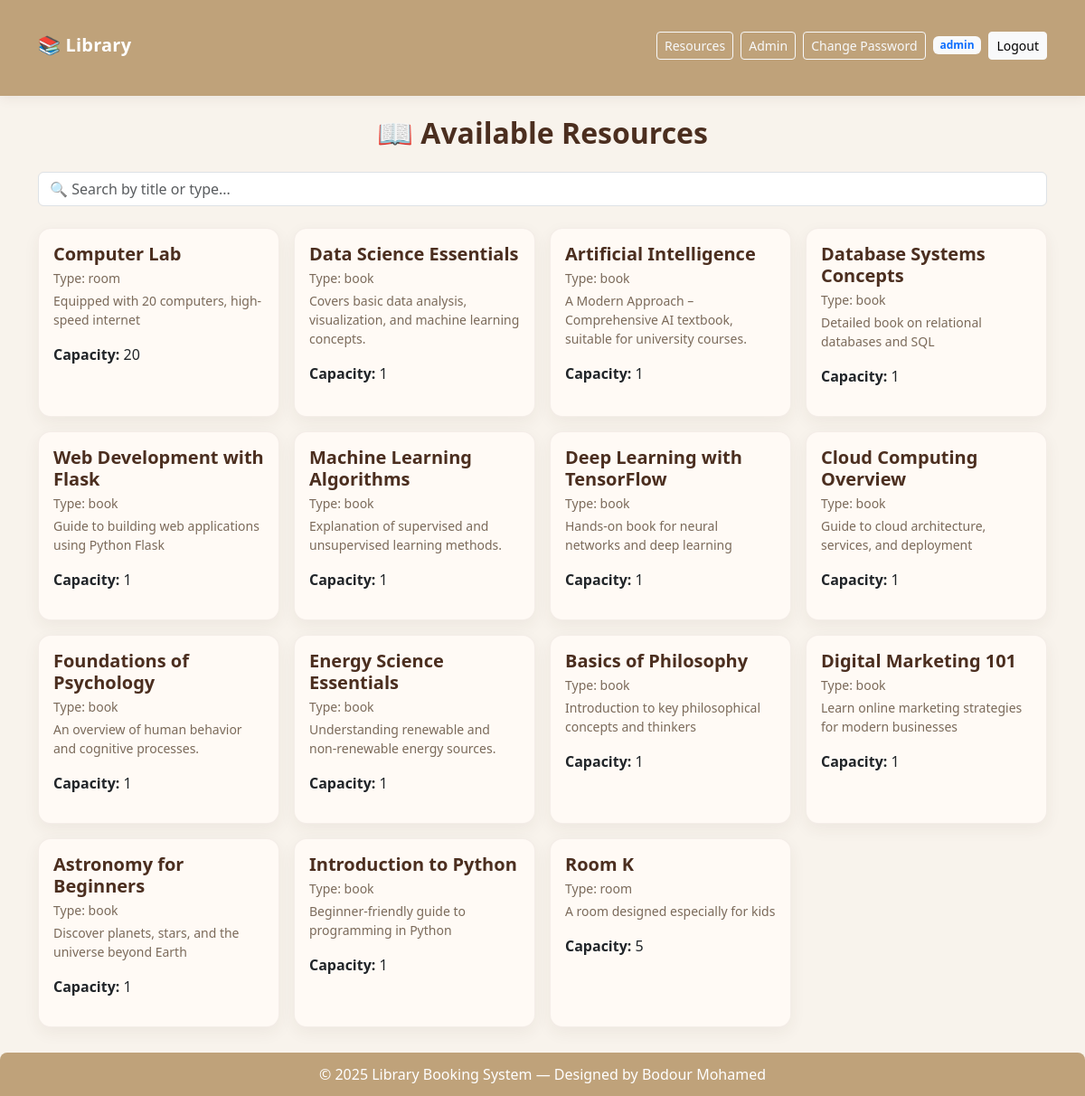
Page /resources (signed in) on the committed database.
### models.py (models this page shows, shortened)
class User(db.Model):
    id = db.Column(db.Integer, primary_key=True)
    username = db.Column(db.String(50), unique=True, nullable=False)
    email = db.Column(db.String(120), unique=True, nullable=False)
    password_hash = db.Column(db.String(128), nullable=False)
    is_admin = db.Column(db.Boolean, default=False)

class Resource(db.Model):
    id = db.Column(db.Integer, primary_key=True)
    title = db.Column(db.String(100), nullable=False)
    type = db.Column(db.String(50), nullable=False)
    description = db.Column(db.Text)
    capacity = db.Column(db.Integer, default=1)

### app.py (the view)
@app.route("/resources")
@login_required
def resources_page():
    user_id = session.get("user_id")
    if not user_id:
        return redirect(url_for("login"))
    current_user = User.query.get(user_id)
    resources = Resource.query.all()
    my_bookings = Booking.query.filter_by(user_id=user_id).all()
    booked_resource_ids = [b.resource_id for b in my_bookings]
    return render_template(
        "resources.html",
        resources=resources,
        my_bookings=my_bookings,
        booked_resource_ids=booked_resource_ids,
        current_is_admin=current_user.is_admin,
        all_bookings=Booking.query.all()
    )

### app.py (called while the page is built)
def login_required(f):
    @wraps(f)
    def decorated(*args, **kwargs):
        if 'user_id' not in session:
            flash('⚠️ Please log in first.', 'warning')
            return redirect(url_for('login'))
        return f(*args, **kwargs)
    return decorated

@app.context_processor
def inject_session_user():
    uid = session.get('user_id')
    recommended = []
    if uid:
        u = User.query.get(uid)
        if u:
            past_bookings = Booking.query.filter_by(user_id=uid).all()
            booked_ids = [b.resource_id for b in past_bookings]
            types = {b.resource.type for b in past_bookings if b.resource}
            if types:
                recommended = Resource.query.filter(
                    Resource.type.in_(types),
                    ~Resource.id.in_(booked_ids)
                ).limit(5).all()
            return dict(
                logged_in=True,
                current_username=u.username,
                current_is_admin=u.is_admin,
                recommended_resources=recommended
            )
    return dict(logged_in=False, current_username=None, current_is_admin=False, recommended_resources=[])

### templates/resources.html (shortened to what this page needs)
{% extends "base.html" %} {% block title %}Resources{% endblock %} {% block
content %}
<h2 class="text-center mb-4">📖 Available Resources</h2>
<div class="mb-4">
  <input
    id="searchBox"
    class="form-control"
    placeholder="🔍 Search by title or type..."
    onkeyup="filterCards()"
  />
</div>
<div class="row g-3" id="resourcesContainer">
  {% for r in resources %} {% set booked = r.id in booked_resource_ids %}
  <div class="col-12 col-sm-6 col-md-4 col-lg-3 resource-card">
    <div class="card p-3 h-100 d-flex flex-column">
      <div>
        <h5 class="mb-1">{{ r.title }}</h5>
        <p class="small text-muted mb-1">Type: {{ r.type }}</p>
        <p class="small text-muted">
          {{ r.description[:110] }}
        </p>
        <p class="mt-2"><strong>Capacity:</strong> {{ r.capacity }}</p>
      </div>
    </div>
  </div>
  {% endfor %}
</div>
{% endblock %}

### templates/base.html (shortened to what this page needs)
<!DOCTYPE html>
<html lang="en">
  <head>
    <link
      href="https://cdn.jsdelivr.net/npm/bootstrap@5.3.3/dist/css/bootstrap.min.css"
      rel="stylesheet"
    />
  </head>
  <body>
    <nav class="navbar navbar-expand-lg navbar-dark">
      <div class="container">
        <a class="navbar-brand" href="{{ url_for('home') }}">📚 Library</a>
        <div class="d-flex align-items-center">
          {% if logged_in %}
          <a
            class="btn btn-outline-light btn-sm me-2"
            href="{{ url_for('resources_page') }}"
            >Resources</a
          >
          {% if current_is_admin %}
          <a
            class="btn btn-outline-light btn-sm me-2"
            href="{{ url_for('admin_panel') }}"
            >Admin</a
          >
          {% endif %}
          <a
            class="btn btn-outline-light btn-sm me-2"
            href="{{ url_for('change_password') }}"
            >Change Password</a
          >
          <span class="badge bg-light text-primary me-2"
            >{{ current_username }}</span
          >
          <a class="btn btn-light btn-sm" href="{{ url_for('logout') }}"
            >Logout</a
          >
          {% else %}
          <a class="btn btn-light btn-sm" href="{{ url_for('login') }}"
            >Login</a
          >
          {% endif %}
        </div>
      </div>
    </nav>
    <div class="container">
       {% block content %}{% endblock %}
    </div>
    <footer>
      © {{ current_year or "2025" }} Library Booking System — Designed by Bodour
      Mohamed
    </footer>
  </body>
</html>

### templates/base.html (style rules this page uses)
:root { --bg: #f8f3ec; --card: #fffaf5; --accent: #bfa27a; --text: #4b2e1f; --muted: #7b6a5a; }
body { background-color: var(--bg); color: var(--text); font-family: "Georgia", "Segoe UI", Tahoma, serif; -webkit-font-smoothing: antialiased; -moz-osx-font-smoothing: grayscale; }
.navbar { background-color: var(--accent) !important; box-shadow: 0 3px 12px rgba(75, 46, 31, 0.07); }
.navbar .navbar-brand { color: #fff !important; font-weight: 700; letter-spacing: 0.2px; }
.card { background: var(--card); border: 1px solid rgba(75, 46, 31, 0.06); border-radius: 14px; box-shadow: 0 6px 18px rgba(75, 46, 31, 0.06); }
.text-muted { color: var(--muted) !important; }
h1, h2, h3, h4, h5 { color: var(--text); font-weight: 700; }
.container { margin-top: 22px; margin-bottom: 28px; }
footer { background: var(--accent); color: #fff; padding: 12px 0; text-align: center; margin-top: 28px; border-top-left-radius: 8px; border-top-right-radius: 8px; }

### rows in the picture
User: username "admin"
Resource: title "Computer Lab", type "room", description "Equipped with 20 computers, high-speed internet", capacity "20"
Resource: title "Data Science Essentials", type "book", description "Covers basic data analysis, visualization, and machine learning concepts.", capacity "1"
Resource: title "Artificial Intelligence", type "book", description "A Modern Approach – Comprehensive AI textbook, suitable for university courses.", capacity "1"
Resource: title "Database Systems Concepts", type "book", description "Detailed book on relational databases and SQL", capacity "1"
Resource: title "Web Development with Flask", type "book", description "Guide to building web applications using Python Flask", capacity "1"
Resource: title "Machine Learning Algorithms", type "book", description "Explanation of supervised and unsupervised learning methods.", capacity "1"
Resource: title "Deep Learning with TensorFlow", type "book", description "Hands-on book for neural networks and deep learning", capacity "1"
Resource: title "Cloud Computing Overview", type "book", description "Guide to cloud architecture, services, and deployment", capacity "1"
Resource: title "Foundations of Psychology", type "book", description "An overview of human behavior and cognitive processes.", capacity "1"
Resource: title "Energy Science Essentials", type "book", description "Understanding renewable and non-renewable energy sources.", capacity "1"
Resource: title "Basics of Philosophy", type "book", description "Introduction to key philosophical concepts and thinkers", capacity "1"
Resource: title "Digital Marketing 101", type "book", description "Learn online marketing strategies for modern businesses", capacity "1"
Resource: title "Astronomy for Beginners", type "book", description "Discover planets, stars, and the universe beyond Earth", capacity "1"
Resource: title "Introduction to Python", type "book", description "Beginner-friendly guide to programming in Python", capacity "1"
Resource: title "Room K", type "room", description "A room designed especially for kids", capacity "5"

### other values in the picture
{{ current_year or "2025" }} "2025"
